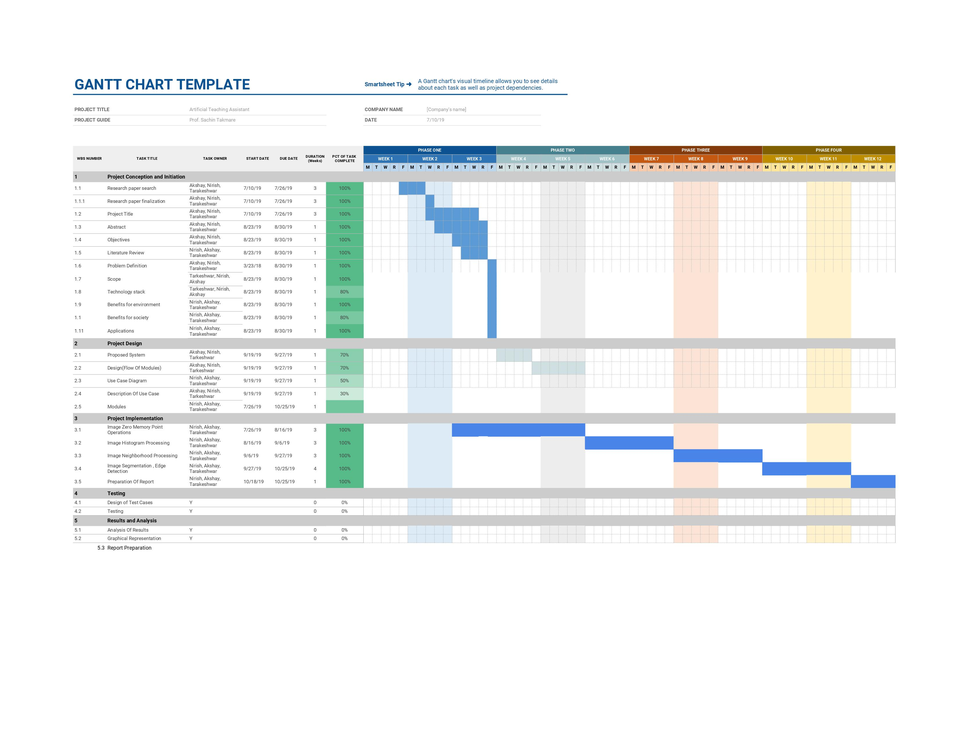
#> input picture Files/Gantt Chart.png, 956 x 738 px, shrunk from 3300 x 2550 before the run
$ python Sobel.py   (Python 2 division)
#> lines starting #> are read from the running program, lines starting #| are printed output that depends on the picture
import cv2
import numpy as np
import Tkinter
import tkFileDialog

Tkinter.Tk().withdraw() # Close the root window
in_path = tkFileDialog.askopenfilename()
#> the answer given: ../Files/Gantt Chart.png

#RGB Image

img = cv2.imread(in_path)
#> img is the input picture: shape (738, 956, 3); mean B, G, R 242.6, 243.2, 241.4

print "RGB Image Shape is :",img.shape
#| RGB Image Shape is : (738, 956, 3)

while(1):

		cv2.imshow('RGB Image',img)

		c = cv2.waitKey(1)
#> (key Esc is pressed here)

		if c == 27:
			cv2.destroyAllWindows()
			break

#Converting RGB Image to Gray Scale Image

gray = cv2.cvtColor(img,cv2.COLOR_BGR2GRAY)
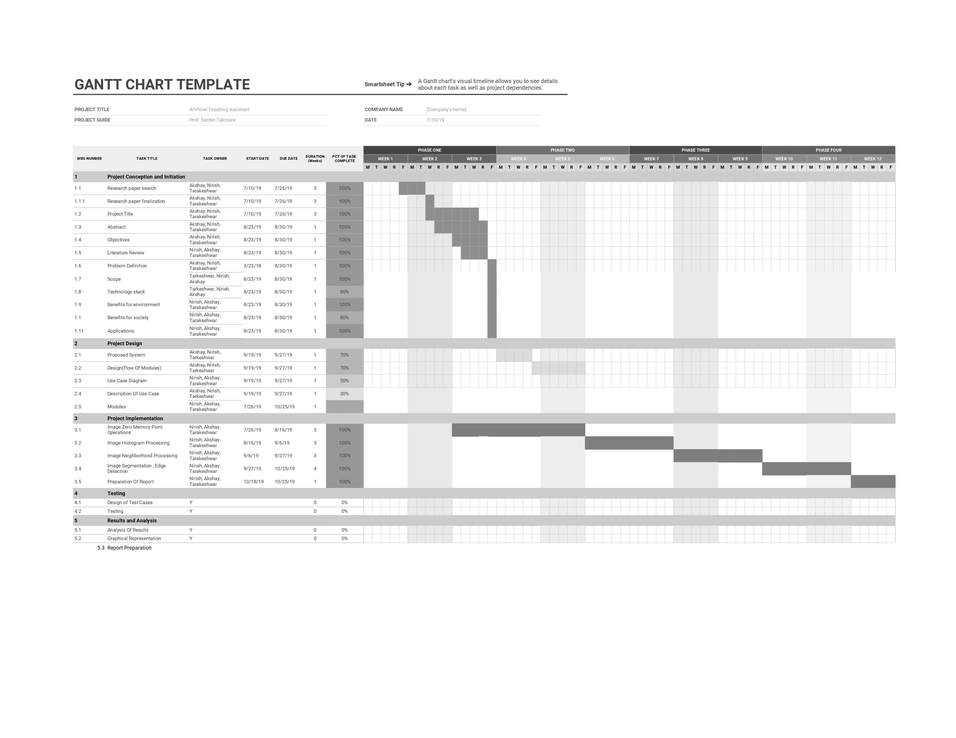
#> gray: shape (738, 956); min 15, max 255, mean 242.6

print "Gray Scale Image Shape is :",gray.shape
#| Gray Scale Image Shape is : (738, 956)

while(1):

		cv2.imshow('Gray Scale Image',gray)

		c = cv2.waitKey(1)
#> (key Esc is pressed here)

		if c == 27:
			cv2.destroyAllWindows()
			break

#Getting the shape of the image

shape_tuple=gray.shape
#> shape_tuple = (738, 956)
rows=shape_tuple[0]
#> rows = 738
columns=shape_tuple[1]
#> columns = 956

rows,colums=gray.shape
#> colums = 956

output = np.zeros((rows,columns),np.uint8)


for i in range(0,rows):
	for j in range(0,columns):

		#Outer rows and columns are not affected by this process.
		if((i!=0)and(i!=rows-1)and(j!=0)and(j!=columns-1)):

			value1= -1*int(gray[i-1,j-1]) + -2*int(gray[i-1,j]) + -1*int(gray[i-1,j+1]) + 1*int(gray[i+1,j-1]) + 2*int(gray[i+1,j]) + 1*int(gray[i+1,j+1])

			value2= -1*int(gray[i-1,j-1]) + -2*int(gray[i,j-1]) + -1*int(gray[i+1,j-1]) + 1*int(gray[i-1,j+1]) + 2*int(gray[i,j+1]) + 1*int(gray[i+1,j+1])


			if(value1<0):
				value1=value1*-1;

			if(value2<0):
				value2=value2*-1;

			value=value1+value2


			if(value>255):

				output[i,j]=255

			else:

				output[i,j]=value
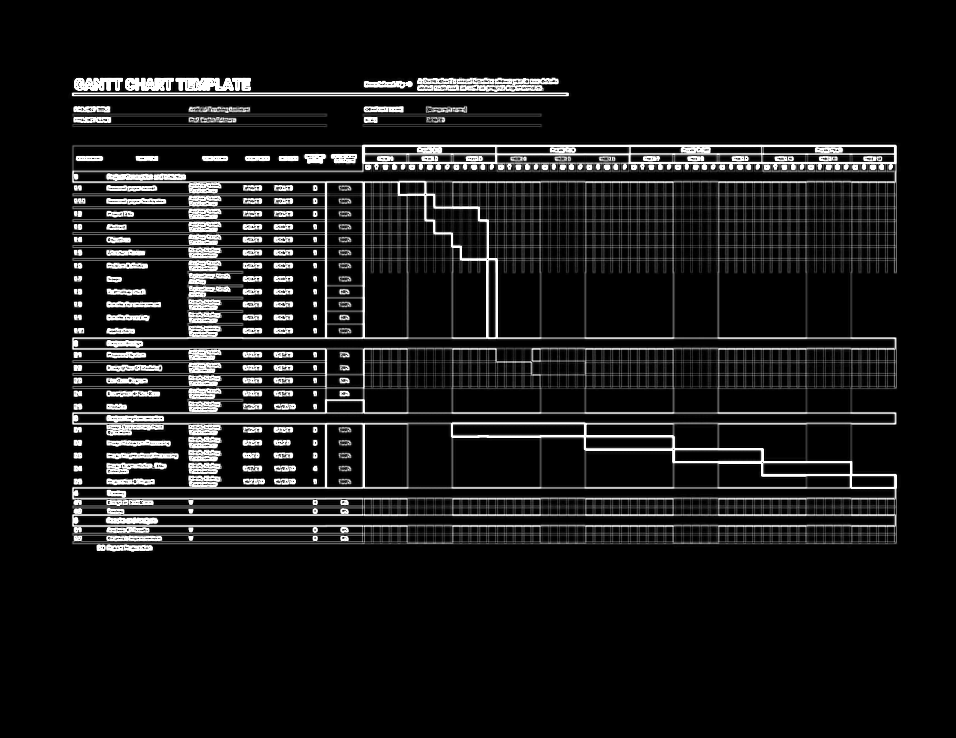
#> output: shape (738, 956); min 0, max 255, mean 23.3


while(1):

		cv2.imshow('Sobel Mask Edge Detection',output)

		c = cv2.waitKey(1)
#> (key Esc is pressed here)

		if c == 27:
			cv2.destroyAllWindows()
			break

Tkinter.Tk().withdraw() # Close the root window
out_path = tkFileDialog.asksaveasfilename()

cv2.imwrite(out_path,output)
